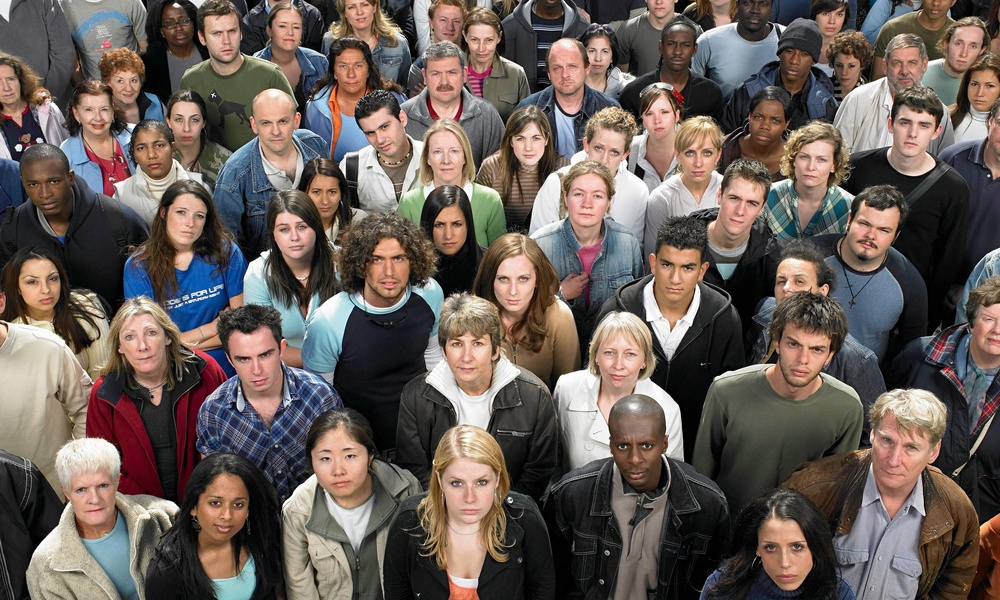
#> input picture Practicas/Practica_Tema_4/Practica_4.3/img/crow_people.jpg, 1000 x 600 px, shrunk from 2560 x 1536 before the run; its folder holds only this picture in this run
$ python -i Ejercicio_2.py   (imports and definitions only)
#> lines starting #> are read from the running program, lines starting #| are printed output that depends on the picture; after the words box and inside, x2 and y2 are one past the last pixel; in counts of white or black regions, pixels touching at a corner belong together
#Ejercicio 2: Umbralización del rojo y amarillo mediante LUT
import cv2
import numpy as np
import tkinter as tk
from tkinter import filedialog

img_gray = None

def cargar_imagen():
    global img_gray
    ruta = filedialog.askopenfilename(title="Seleccionar imagen")
#> the answer given: ../img/crow_people.jpg
    if ruta:
        img_color = cv2.imread(ruta)
#> img_color is the input picture: shape (600, 1000, 3); mean B, G, R 87.6, 93.5, 105.1
        img_gray = cv2.cvtColor(img_color, cv2.COLOR_BGR2GRAY)
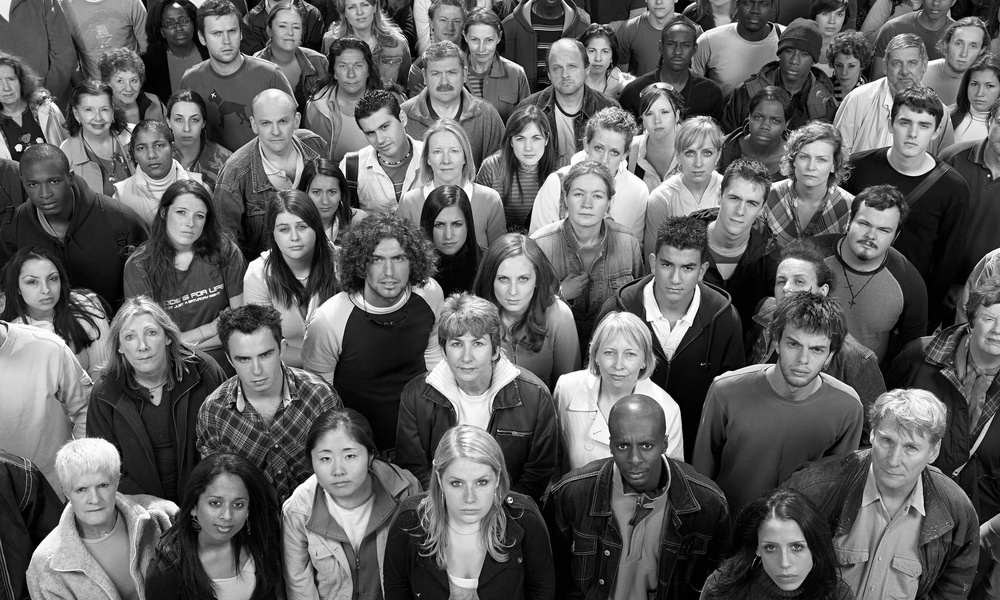
#> img_gray: shape (600, 1000); min 0, max 255, mean 96.3
        cv2.imshow("Original", img_color)
        aplicar_lut()

def aplicar_lut():
    if img_gray is not None:
        # Crear LUT: 0 para tonos oscuros (donde está rojo/amarillo), 255 para lo demás
        lut = np.ones(256, dtype=np.uint8) * 255
        # Aproximadamente entre 80 y 160 en gris aparecen rojo y amarillo
        lut[80:160] = 0

        # Aplicar LUT
        img_lut = cv2.LUT(img_gray, lut)
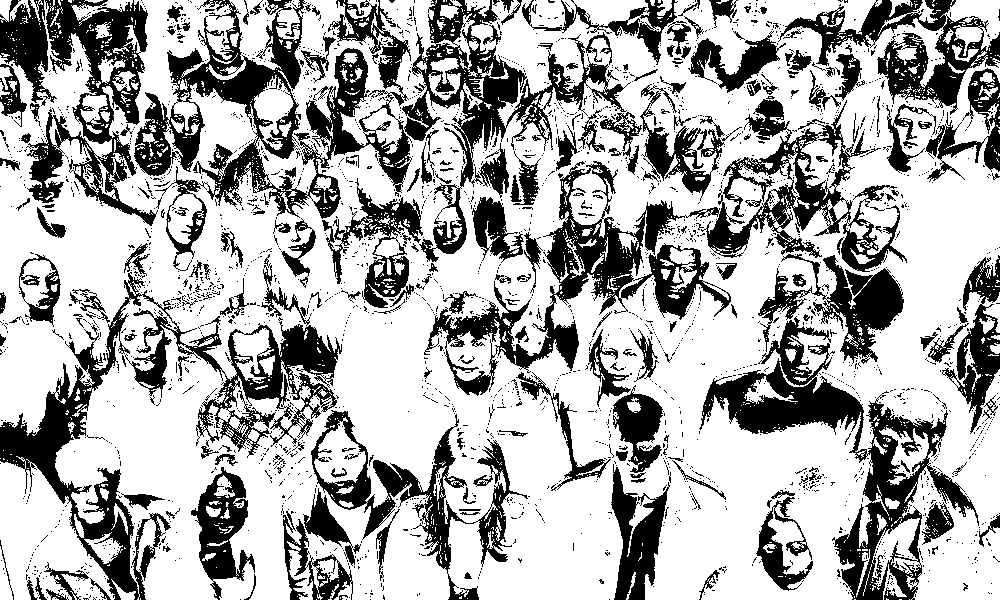
#> img_lut: shape (600, 1000); 68.2% white; 2540 black regions (2298 under 20 px), largest, box (x1, y1, x2, y2) and area: (424, 99, 907, 396) 23516, (134, 0, 412, 271) 21019, (0, 272, 342, 600) 19527
        cv2.imshow("Imagen con LUT", img_lut)

        # Suavizar con Gaussiano
        img_gauss = cv2.GaussianBlur(img_lut, (5, 5), 0)
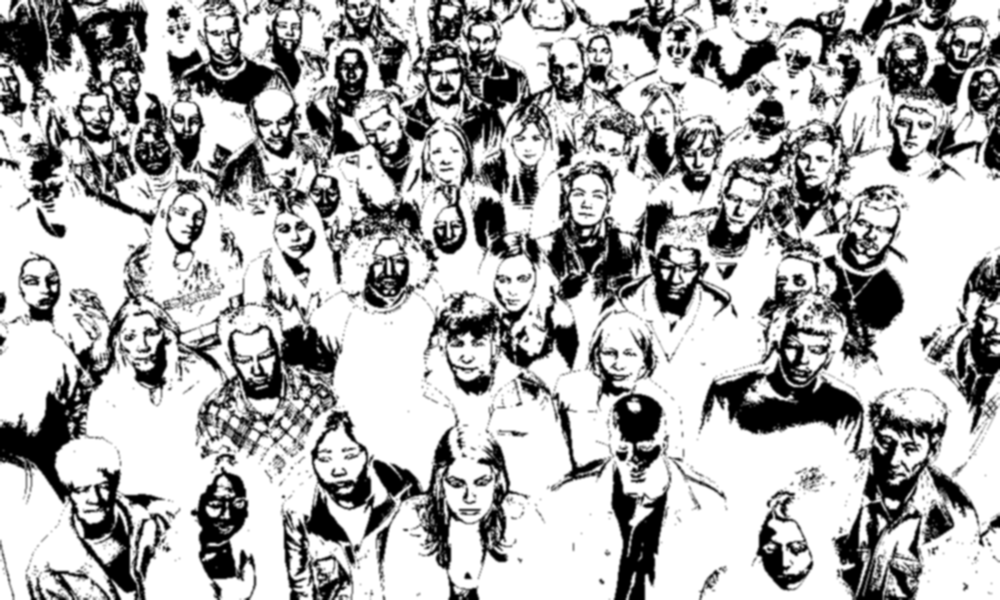
#> img_gauss: shape (600, 1000); min 0, max 255, mean 173.8
        cv2.imshow("Gaussiano", img_gauss)

        # Umbralización final
        _, img_final = cv2.threshold(img_gauss, 128, 255, cv2.THRESH_BINARY)
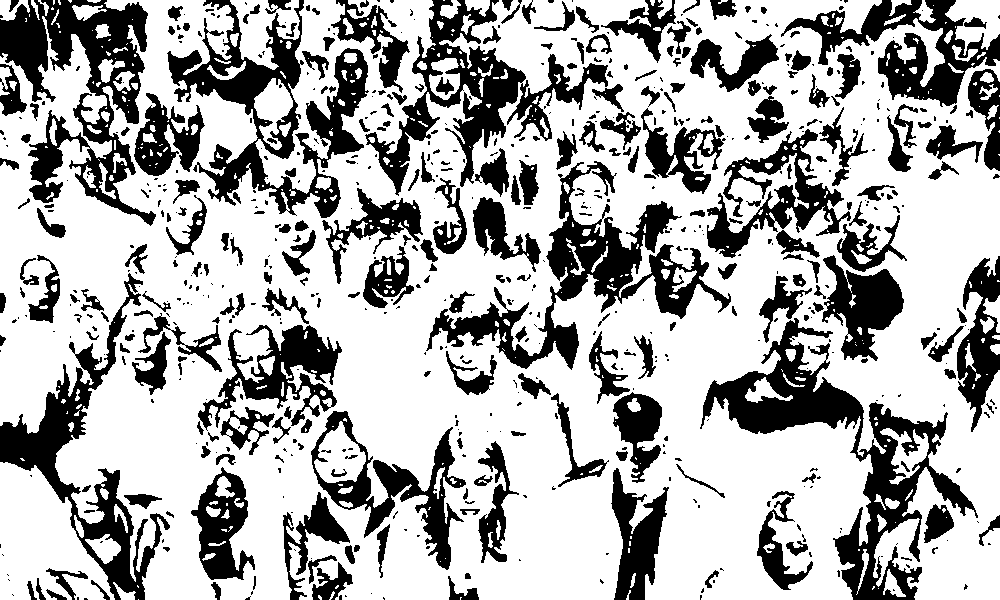
#> img_final: shape (600, 1000); 68.8% white; 649 black regions (376 under 20 px), largest, box (x1, y1, x2, y2) and area: (700, 318, 978, 600) 16641, (0, 0, 156, 226) 13838, (167, 0, 369, 218) 13396
        cv2.imshow("Resultado final (LUT + Gauss + Umbral)", img_final)

# GUI
# [6 lines not run here, left out]

>>> result = cargar_imagen()

$ run again, on Practicas/Practica_Tema_4/Practica_4.3/img/shapes_and_colors.jpg
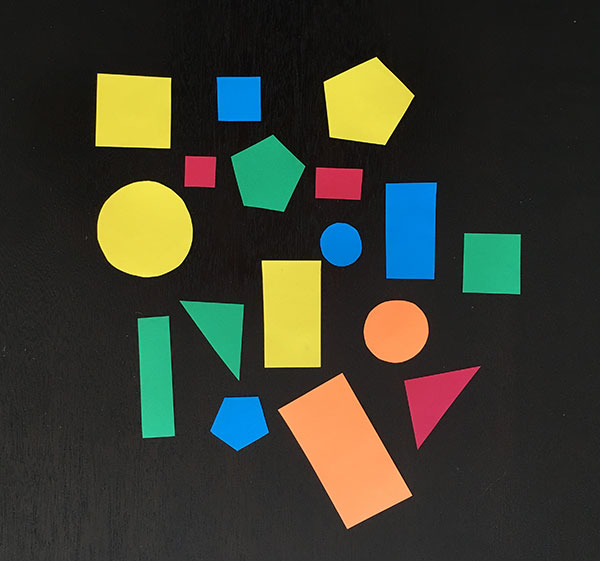
#> input picture Practicas/Practica_Tema_4/Practica_4.3/img/shapes_and_colors.jpg, 600 x 561 px
#> in cargar_imagen, img_color is the input picture: shape (561, 600, 3); mean B, G, R 47.2, 60.1, 58.4
#> in aplicar_lut, `img_lut = cv2.LUT(img_gray, lut)`:
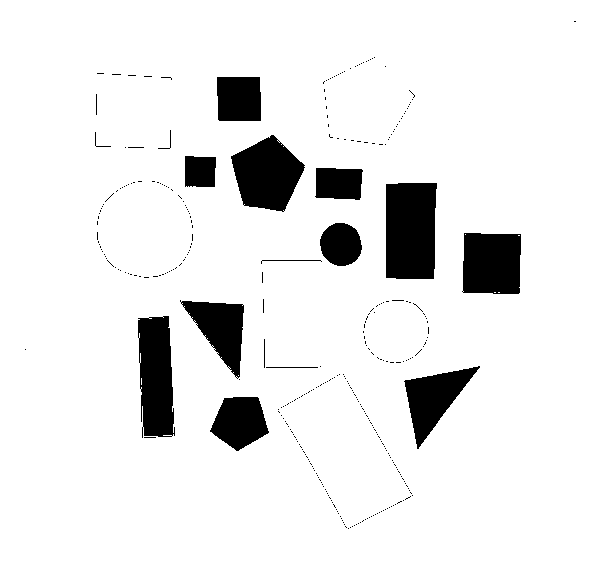
#> img_lut: shape (561, 600); 91.2% white; 355 black regions (338 under 20 px), largest, box (x1, y1, x2, y2) and area: (386, 183, 437, 279) 4703, (231, 135, 305, 212) 3758, (138, 316, 175, 438) 3731
#> in aplicar_lut, `_, img_final = cv2.threshold(img_gauss, 128, 255, cv2.THRESH_BINARY)`:
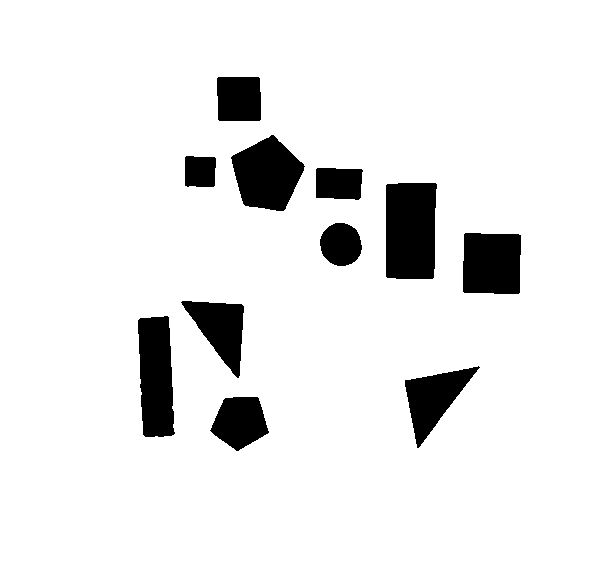
#> img_final: shape (561, 600); 91.5% white; 11 black regions, largest, box (x1, y1, x2, y2) and area: (386, 183, 437, 279) 4699, (231, 135, 305, 211) 3756, (138, 316, 175, 437) 3742

$ run again, on Practicas/Practica_Tema_4/Practica_4.3/img/img_066-ROI-G.png
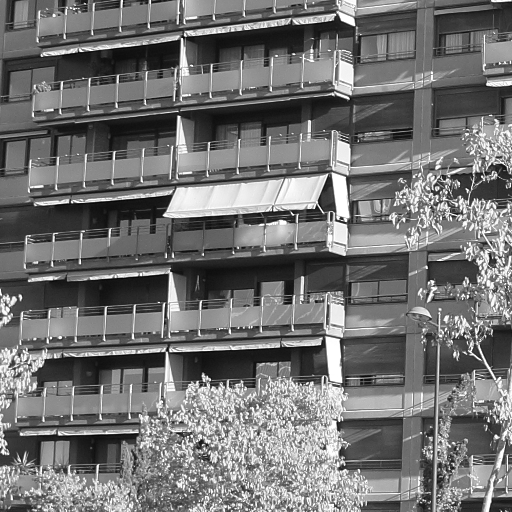
#> input picture Practicas/Practica_Tema_4/Practica_4.3/img/img_066-ROI-G.png, 512 x 512 px
#> in cargar_imagen, img_color is the input picture: shape (512, 512, 3); min 1, max 255, mean 114
#> in aplicar_lut, `img_lut = cv2.LUT(img_gray, lut)`:
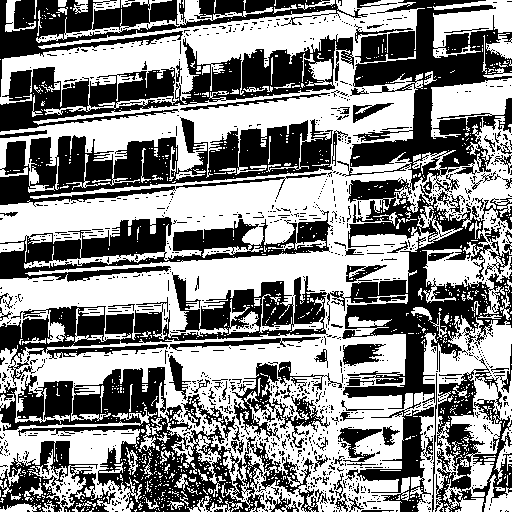
#> img_lut: shape (512, 512); 53.7% white; 1206 black regions (1102 under 20 px), largest, box (x1, y1, x2, y2) and area: (327, 0, 512, 512) 30432, (0, 367, 324, 512) 14687, (0, 117, 333, 207) 13282
#> in aplicar_lut, `_, img_final = cv2.threshold(img_gauss, 128, 255, cv2.THRESH_BINARY)`:
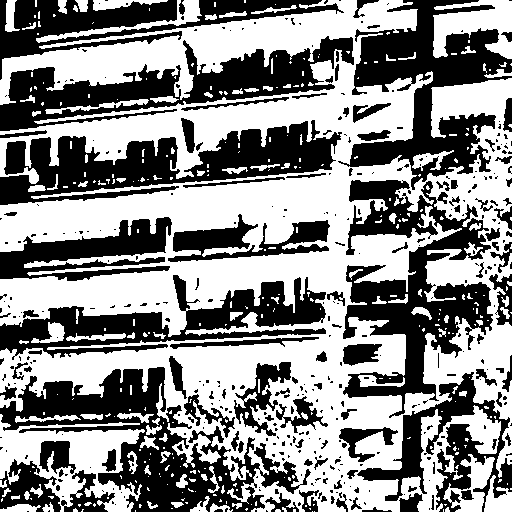
#> img_final: shape (512, 512); 54.5% white; 397 black regions (290 under 20 px), largest, box (x1, y1, x2, y2) and area: (0, 367, 311, 512) 14850, (343, 180, 493, 418) 14698, (0, 120, 342, 205) 13374

$ run again, on Practicas/Practica_Tema_4/Practica_4.3/img/parque.jpg
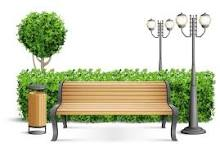
#> input picture Practicas/Practica_Tema_4/Practica_4.3/img/parque.jpg, 220 x 148 px
#> in cargar_imagen, img_color is the input picture: shape (148, 220, 3); mean B, G, R 183.2, 207.7, 203.5
#> in aplicar_lut, `img_lut = cv2.LUT(img_gray, lut)`:
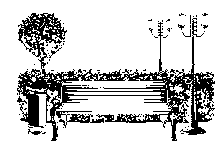
#> img_lut: shape (148, 220); 79.6% white; 84 black regions (80 under 20 px), largest, box (x1, y1, x2, y2) and area: (17, 13, 215, 141) 6278, (28, 129, 42, 135) 37, (17, 96, 27, 104) 28, (49, 47, 62, 58) 26
#> in aplicar_lut, `_, img_final = cv2.threshold(img_gauss, 128, 255, cv2.THRESH_BINARY)`:
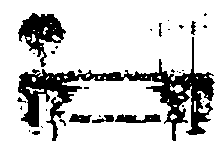
#> img_final: shape (148, 220); 80.1% white; 32 black regions (22 under 20 px), largest, box (x1, y1, x2, y2) and area: (18, 37, 215, 141) 4586, (18, 13, 66, 67) 1131, (115, 114, 161, 123) 282
